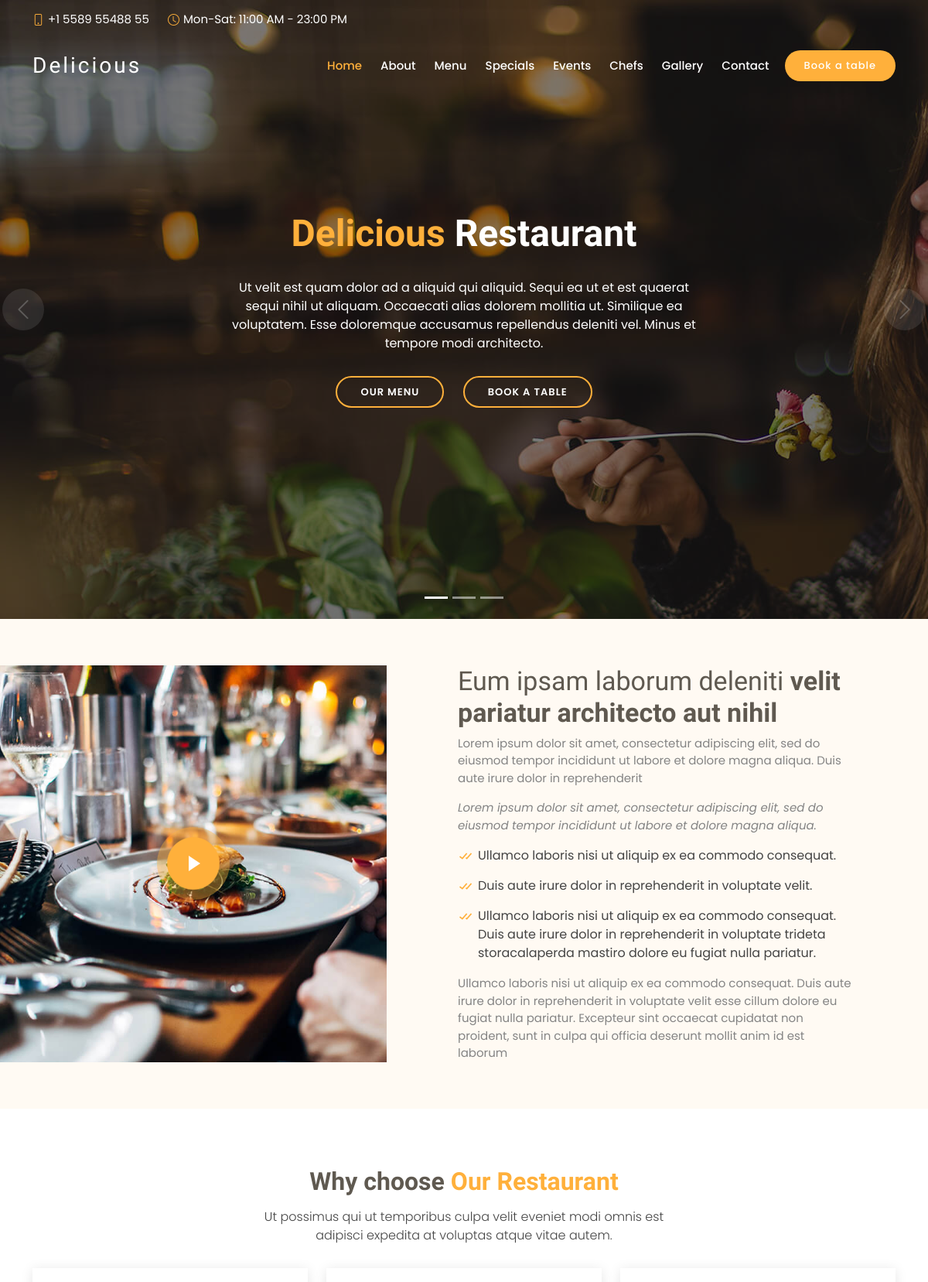
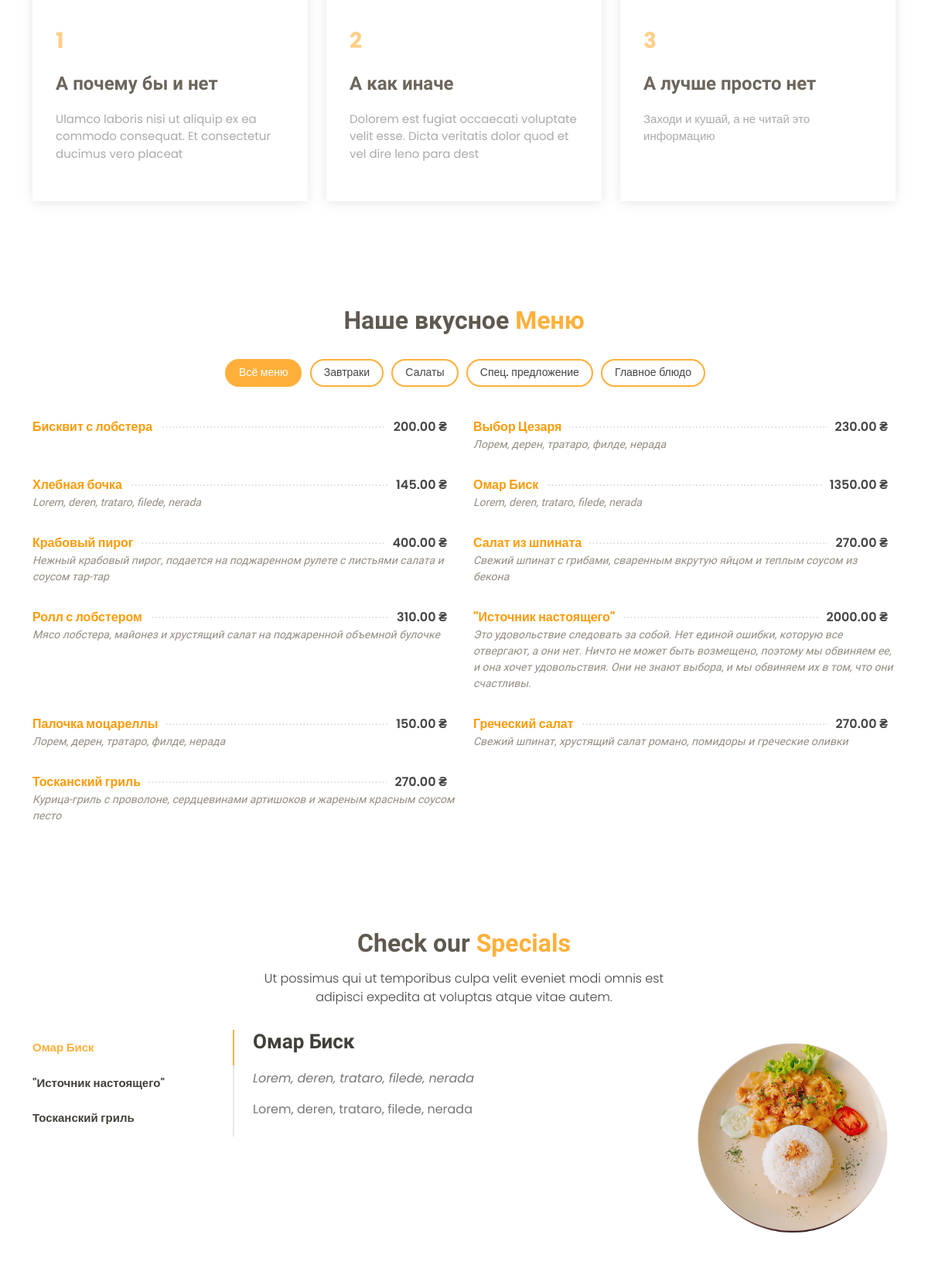
The page / (upper part) on the database its author committed (2 pictures, top to bottom).
### main_page/models.py (models this page shows, shortened)
class WhyUs(models.Model):
    name = models.CharField(max_length=30, unique=True, db_index=True)
    number = models.PositiveSmallIntegerField(unique=True)
    about = models.TextField(max_length=200)
    is_visible = models.BooleanField(default=True)
    class Meta:
        ordering = ('number', )

class Category(models.Model):
    name = models.CharField(max_length=40, unique=True, db_index=True)
    is_visible = models.BooleanField(default=True)
    position = models.PositiveSmallIntegerField(unique=True)
    class Meta:
        ordering = ('position', )

class Dish(models.Model):
    def get_file_name(self, filename: str):
        ext = filename.strip().split('.')[-1]
        filename = f'{uuid4()}.{ext}'
        return path.join('images/dishes', filename)
    name = models.CharField(max_length=50, unique=True, db_index=True)
    price = models.DecimalField(max_digits=8, decimal_places=2)
    ingredients = models.CharField(max_length=200)
    category = models.ForeignKey(Category, on_delete=models.CASCADE)
    desc = models.TextField(max_length=500, blank=True)
    is_visible = models.BooleanField(default=True)
    is_special = models.BooleanField(default=False)
    position = models.PositiveSmallIntegerField()
    photo = models.ImageField(upload_to=get_file_name)

### main_page/views.py (the view, shortened to what this page needs)
# urls.py: path('', include('main_page.urls', namespace='main_page')),
def main_page(request):
    categories = Category.objects.filter(is_visible=True).order_by('position')
    dishes = Dish.objects.filter(is_visible=True).order_by('position')
    special = Dish.objects.filter(is_visible=True, is_special=True).order_by('position')
    whyus = WhyUs.objects.filter(is_visible=True).order_by('number')
    events = Events.objects.filter(is_visible=True).order_by('position')
    chefs = Chefs.objects.filter(is_visible=True).order_by('position')
    testimonials = Testimonials.objects.filter(is_visible=True).order_by('position')
    gallery = list(Gallery.objects.filter(is_visible=True).order_by('number'))
    random.shuffle(gallery)
    bookatable = BookATableForm()
    contactus = ContactUsForm()
    return render(request, 'main.html', context={'categories': categories,
                                                 'dishes': dishes,
                                                 'special': special,
                                                 'whyus': whyus,
                                                 'events': events,
                                                 'chefs': chefs,
                                                 'testimonials': testimonials,
                                                 'gallery': gallery,
                                                 'bookatable': bookatable,
                                                 'contactus': contactus,
                                                 })

### main_page/templates/main.html (shortened to what this page needs)
{% extends 'index.html' %}
{% load static %}
{% block content %}
<main id="main">
    <section id="about" class="about">
      <div class="container-fluid">
        <div class="row">
          <div class="col-lg-5 align-items-stretch video-box" style='background-image: url("{% static "/img/about.jpg" %}");'>
            <a href="https://www.youtube.com/watch?v=jDDaplaOz7Q" class="venobox play-btn mb-4" data-vbtype="video" data-autoplay="true"></a>
          </div>
          <div class="col-lg-7 d-flex flex-column justify-content-center align-items-stretch">
            <div class="content">
              <h3>Eum ipsam laborum deleniti <strong>velit pariatur architecto aut nihil</strong></h3>
              <p>
                Lorem ipsum dolor sit amet, consectetur adipiscing elit, sed do eiusmod tempor incididunt ut labore et dolore magna aliqua. Duis aute irure dolor in reprehenderit
              </p>
              <p class="fst-italic">
                Lorem ipsum dolor sit amet, consectetur adipiscing elit, sed do eiusmod tempor incididunt ut labore et dolore
                magna aliqua.
              </p>
              <ul>
                <li><i class="bx bx-check-double"></i> Ullamco laboris nisi ut aliquip ex ea commodo consequat.</li>
                <li><i class="bx bx-check-double"></i> Duis aute irure dolor in reprehenderit in voluptate velit.</li>
                <li><i class="bx bx-check-double"></i> Ullamco laboris nisi ut aliquip ex ea commodo consequat. Duis aute irure dolor in reprehenderit in voluptate trideta storacalaperda mastiro dolore eu fugiat nulla pariatur.</li>
              </ul>
              <p>
                Ullamco laboris nisi ut aliquip ex ea commodo consequat. Duis aute irure dolor in reprehenderit in voluptate
                velit esse cillum dolore eu fugiat nulla pariatur. Excepteur sint occaecat cupidatat non proident, sunt in
                culpa qui officia deserunt mollit anim id est laborum
              </p>
            </div>
          </div>
        </div>
      </div>
    </section>
    {% include 'main_whyus.html' %}
   {% include 'main_menu.html' %}
    {% include 'main_special.html' %}
  </main>
{% endblock %}

### templates/index.html (shortened to what this page needs)
{% load static %}
<!DOCTYPE html>
<html lang="en">
<head>
  <link href={% static "vendor/animate.css/animate.min.css" %} rel="stylesheet">
  <link href={% static "vendor/bootstrap/css/bootstrap.min.css" %} rel="stylesheet">
  <link href={% static "vendor/bootstrap-icons/bootstrap-icons.css" %} rel="stylesheet">
  <link href={% static "vendor/boxicons/css/boxicons.min.css" %} rel="stylesheet">
  <link href={% static "vendor/glightbox/css/glightbox.min.css" %} rel="stylesheet">
  <link href={% static "vendor/swiper/swiper-bundle.min.css" %} rel="stylesheet">
  <link href={% static "css/style.css" %} rel="stylesheet">
</head>
<body>
  <section id="topbar" class="d-flex align-items-center fixed-top topbar-transparent">
    <div class="container-fluid container-xl d-flex align-items-center justify-content-center justify-content-lg-start">
      <i class="bi bi-phone d-flex align-items-center"><span>+1 5589 55488 55</span></i>
      <i class="bi bi-clock ms-4 d-none d-lg-flex align-items-center"><span>Mon-Sat: 11:00 AM - 23:00 PM</span></i>
    </div>
  </section>
  <header id="header" class="fixed-top d-flex align-items-center header-transparent">
    <div class="container-fluid container-xl d-flex align-items-center justify-content-between">
      <div class="logo me-auto">
        <h1><a href="index.html">Delicious</a></h1>
      </div>
      <nav id="navbar" class="navbar order-last order-lg-0">
        <ul>
          <li><a class="nav-link scrollto active" href="#hero">Home</a></li>
          <li><a class="nav-link scrollto" href="#about">About</a></li>
          <li><a class="nav-link scrollto" href="#menu">Menu</a></li>
          <li><a class="nav-link scrollto" href="#specials">Specials</a></li>
          <li><a class="nav-link scrollto" href="#events">Events</a></li>
          <li><a class="nav-link scrollto" href="#chefs">Chefs</a></li>
          <li><a class="nav-link scrollto" href="#gallery">Gallery</a></li>
          <li><a class="nav-link scrollto" href="#contact">Contact</a></li>
        </ul>
      </nav>
      <a href="#book-a-table" class="book-a-table-btn scrollto">Book a table</a>
    </div>
  </header>
  <section id="hero">
    <div class="hero-container">
      <div id="heroCarousel" data-bs-interval="5000" class="carousel slide carousel-fade" data-bs-ride="carousel">
        <ol class="carousel-indicators" id="hero-carousel-indicators"></ol>
        <div class="carousel-inner" role="listbox">
          <div class="carousel-item active" style="background: url({% static "img/slide/slide-1.jpg" %});">
            <div class="carousel-container">
              <div class="carousel-content">
                <h2 class="animate__animated animate__fadeInDown"><span>Delicious</span> Restaurant</h2>
                <p class="animate__animated animate__fadeInUp">Ut velit est quam dolor ad a aliquid qui aliquid. Sequi ea ut et est quaerat sequi nihil ut aliquam. Occaecati alias dolorem mollitia ut. Similique ea voluptatem. Esse doloremque accusamus repellendus deleniti vel. Minus et tempore modi architecto.</p>
                <div>
                  <a href="#menu" class="btn-menu animate__animated animate__fadeInUp scrollto">Our Menu</a>
                  <a href="#book-a-table" class="btn-book animate__animated animate__fadeInUp scrollto">Book a Table</a>
                </div>
              </div>
            </div>
          </div>
        </div>
        <a class="carousel-control-prev" href="#heroCarousel" role="button" data-bs-slide="prev">
          <span class="carousel-control-prev-icon bi bi-chevron-left" aria-hidden="true"></span>
        </a>
        <a class="carousel-control-next" href="#heroCarousel" role="button" data-bs-slide="next">
          <span class="carousel-control-next-icon bi bi-chevron-right" aria-hidden="true"></span>
        </a>
      </div>
    </div>
  </section>
  {% block content %}
  {% endblock %}
</body>
</html>

### main_page/templates/main_whyus.html
  <section id="why-us" class="why-us">
      <div class="container">
        <div class="section-title">
          <h2>Why choose <span>Our Restaurant</span></h2>
          <p>Ut possimus qui ut temporibus culpa velit eveniet modi omnis est adipisci expedita at voluptas atque vitae autem.</p>
        </div>
        <div class="row">
            {% for us in whyus %}
                {% if forloop.first %}
                    <div class="col-lg-4">
                        <div class="box">
                          <span>{{ forloop.counter }}</span>
                          <h4>{{ us.name }}</h4>
                          <p>{{ us.about }}</p>
                        </div>
                    </div>
                {% else %}
                    <div class="col-lg-4 mt-4 mt-lg-0">
                        <div class="box">
                          <span>{{ forloop.counter }}</span>
                          <h4>{{ us.name }}</h4>
                          <p>{{ us.about }}</p>
                        </div>
                    </div>
                {% endif %}
            {% endfor %}
        </div>
      </div>
    </section>

### main_page/templates/main_menu.html
<section id="menu" class="menu">
      <div class="container">
        <div class="section-title">
          <h2>Наше вкусное <span>Меню</span></h2>
        </div>
        <div class="row">
          <div class="col-lg-12 d-flex justify-content-center">
            <ul id="menu-flters">
                <li data-filter="*" class="filter-active">Всё меню</li>
                {% for item in categories %}
                    <li data-filter=".filter-{{ item.id }}">{{ item.name }}</li>
                {% endfor %}
            </ul>
          </div>
        </div>
        <div class="row menu-container">
            {% for dish in dishes %}
                <div class="col-lg-6 menu-item filter-{{ dish.category.id }}">
                    <div class="menu-content">
                        <a href="#">{{ dish.name }}</a><span>{{ dish.price }} &#8372;</span>
                    </div>
                    <div class="menu-ingredients">
                        {{ dish.desc }}
                    </div>
                </div>
            {% endfor %}
        </div>
      </div>
    </section>

### main_page/templates/main_special.html (shortened to what this page needs)
<section id="specials" class="specials">
      <div class="container">
        <div class="section-title">
          <h2>Check our <span>Specials</span></h2>
          <p>Ut possimus qui ut temporibus culpa velit eveniet modi omnis est adipisci expedita at voluptas atque vitae autem.</p>
        </div>
        <div class="row">
          <div class="col-lg-3">
            <ul class="nav nav-tabs flex-column">
                {% for item in special %}
                    {% if forloop.first %}
                        <li class="nav-item">
                            <a class="nav-link active show" data-bs-toggle="tab" href="#tab-{{ forloop.counter }}">{{ item.name }}</a>
                        </li>
                    {% else %}
                        <li class="nav-item">
                            <a class="nav-link" data-bs-toggle="tab" href="#tab-{{ forloop.counter }}">{{ item.name }}</a>
                        </li>
                    {% endif %}
                {% endfor %}
            </ul>
          </div>
          <div class="col-lg-9 mt-4 mt-lg-0">
            <div class="tab-content">
                {% for item in special %}
                    {% if forloop.first %}
                        <div class="tab-pane active show" id="tab-{{ forloop.counter }}">
                            <div class="row">
                                <div class="col-lg-8 details order-2 order-lg-1">
                                    <h3>{{ item.name }}</h3>
                                    <p class="fst-italic">{{ item.ingredients }}</p>
                                    <p>{{ item.desc }}</p>
                                </div>
                                <div class="col-lg-4 text-center order-1 order-lg-2">
                                    <img src={{ item.photo.url }} alt="" class="img-fluid">
                                </div>
                            </div>
                        </div>
                    {% endif %}
                {% endfor %}
            </div>
          </div>
        </div>
      </div>
    </section>

### rows shown on the page
WhyUs: name "А почему бы и нет", about "Ulamco laboris nisi ut aliquip ex ea commodo consequat. Et consectetur ducimus vero placeat"
WhyUs: name "А как иначе", about "Dolorem est fugiat occaecati voluptate velit esse. Dicta veritatis dolor quod et vel dire leno para dest"
WhyUs: name "А лучше просто нет", about "Заходи и кушай, а не читай это информацию"
Category: name "Завтраки"
Category: name "Салаты"
Category: name "Спец. предложение"
Category: name "Главное блюдо"
Dish: name "Бисквит с лобстера", price "200.00"
Dish: name "Выбор Цезаря", price "230.00", desc "Лорем, дерен, тратаро, филде, нерада"
Dish: name "Хлебная бочка", price "145.00", desc "Lorem, deren, trataro, filede, nerada"
Dish: name "Омар Биск", price "1350.00", desc "Lorem, deren, trataro, filede, nerada", ingredients "Lorem, deren, trataro, filede, nerada", photo (picture)
Dish: name "Крабовый пирог", price "400.00", desc "Нежный крабовый пирог, подается на поджаренном рулете с листьями салата и соусом тар-тар"
Dish: name "Салат из шпината", price "270.00", desc "Свежий шпинат с грибами, сваренным вкрутую яйцом и теплым соусом из бекона"
Dish: name "Ролл с лобстером", price "310.00", desc "Мясо лобстера, майонез и хрустящий салат на поджаренной объемной булочке"
Dish: name "\"Источник настоящего\"", price "2000.00", desc "Это удовольствие следовать за собой. Нет единой ошибки, которую все отвергают, а они нет. Ничто не может быть возмещено, поэтому мы обвиняем ее, и она хочет удовольствия. Они не знают выбора, и мы обвиняем их в том, что они счастливы."
Dish: name "Палочка моцареллы", price "150.00", desc "Лорем, дерен, тратаро, филде, нерада"
Dish: name "Греческий салат", price "270.00", desc "Свежий шпинат, хрустящий салат романо, помидоры и греческие оливки"
Dish: name "Тосканский гриль", price "270.00", desc "Курица-гриль с проволоне, сердцевинами артишоков и жареным красным соусом песто"
